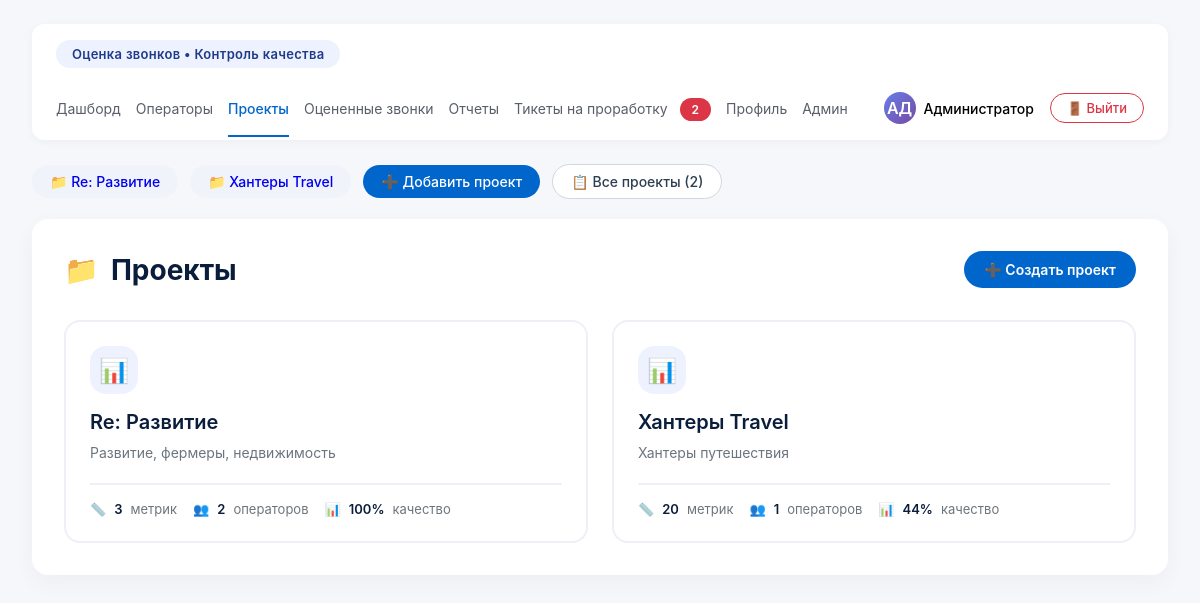
Screenshot of /projects (signed in) with the database file from the repository.
### database.py (models this page shows)
class User(Base):
    __tablename__ = "users"
    id = Column(Integer, primary_key=True)
    full_name = Column(String, nullable=False)
    login = Column(String, unique=True, nullable=False)
    password_hash = Column(String, nullable=True)
    role = Column(String, nullable=False, default=UserRole.CONTROLLER.value)
    email = Column(String, nullable=True)
    avatar_letters = Column(String(2), nullable=True)
    is_active = Column(Boolean, default=True)
    created_at = Column(DateTime, default=datetime.utcnow)
    evaluations_given = relationship("Evaluation", back_populates="evaluator")
    managed_projects = relationship("Project", secondary="project_managers", back_populates="managers")
    manager_links = relationship("ProjectManager", back_populates="user", overlaps="managed_projects,managers")

class Project(Base):
    __tablename__ = "projects"
    id = Column(Integer, primary_key=True)
    name = Column(String, unique=True, nullable=False)
    description = Column(String, nullable=True)
    is_active = Column(Boolean, default=True)
    created_at = Column(DateTime, default=datetime.utcnow)
    operators = relationship("Operator", back_populates="project")
    metric_blocks = relationship("MetricBlock", back_populates="project", cascade="all, delete-orphan")
    managers = relationship("User", secondary="project_managers", back_populates="managed_projects")
    topics = relationship("Topic", back_populates="project", cascade="all, delete-orphan")
    manager_links = relationship("ProjectManager", back_populates="project", overlaps="managers,managed_projects")

### main.py (the view)
@app.get("/projects", response_class=HTMLResponse)
async def projects_page(
    request: Request,
    current_user: User = Depends(get_current_user),
    db: Session = Depends(get_db)
):
    projects = db.query(Project).filter(Project.is_active == True).all()
    projects_with_stats = []
    for project in projects:
        metrics = db.query(Metric).join(MetricBlock).filter(
            MetricBlock.project_id == project.id,
            Metric.is_active == True,
            MetricBlock.is_active == True
        ).count()
        operators_count = db.query(Operator).filter(
            Operator.project_id == project.id,
            Operator.is_active == True
        ).count()
        stats = get_project_stats(project.id, period_days=30)
        projects_with_stats.append({
            "id": project.id,
            "name": project.name,
            "description": project.description,
            "metrics_count": metrics,
            "operators_count": operators_count,
            "avg_quality": stats['avg_quality'] if stats else 0,
            "evaluations_count": stats['evaluations_count'] if stats else 0
        })
    tickets_count = get_active_tickets_count(db)
    return templates.TemplateResponse(
        "projects.html",
        {
            "request": request,
            "user": current_user,
            "projects": projects_with_stats,
            "tickets_count": tickets_count,
            "date": date
        }
    )

### templates/projects.html (shortened to what this page needs)
<!DOCTYPE html>
<html lang="ru">
<head>
</head>
<body>
    <div class="top-nav">
        <div class="project-badge">Оценка звонков • Контроль качества</div>
        <div class="nav-links">
            <a href="/" class="nav-item {% if request.url.path == '/' %}active{% endif %}">Дашборд</a>
            <a href="/operators" class="nav-item {% if request.url.path == '/operators' %}active{% endif %}">Операторы</a>
            <a href="/projects" class="nav-item {% if request.url.path == '/projects' %}active{% endif %}">Проекты</a>
            <a href="/evaluations" class="nav-item {% if request.url.path == '/evaluations' %}active{% endif %}">Оцененные звонки</a>
            <a href="/reports" class="nav-item {% if request.url.path == '/reports' %}active{% endif %}">Отчеты</a>
            <a href="/tickets" class="nav-item {% if request.url.path == '/tickets' %}active{% endif %}">
                Тикеты на проработку
                <span class="tickets-badge">{{ tickets_count|default(0) }}</span>
            </a>
            <a href="/auth/profile" class="nav-item {% if request.url.path == '/auth/profile' %}active{% endif %}">Профиль</a>
            {% if user and user.role == 'admin' %}
            <a href="/admin" class="nav-item {% if request.url.path == '/admin' %}active{% endif %}">Админ</a>
            {% endif %}
        </div>
        <div class="user-rating">
            <div class="user-info">
                <div class="user-avatar">
                    {% if user and user.avatar_letters %}
                        {{ user.avatar_letters }}
                    {% elif user and user.full_name %}
                        {{ user.full_name[:2]|upper }}
                    {% else %}
                        АД
                    {% endif %}
                </div>
                <span style="font-size: 14px; font-weight: 500;">
                    {% if user and user.full_name %}
                        {{ user.full_name.split()[0] }}
                    {% else %}
                        Админ
                    {% endif %}
                </span>
            </div>
            <button class="logout-btn" type="button" onclick="showLogoutModal()">
                🚪 Выйти
            </button>
        </div>
    </div>
    <div class="projects-strip">
        {% for project in projects %}
            <a href="/project/{{ project.id }}" class="project-tag" style="background: #f0f3fa;">
                📁 {{ project.name }}
            </a>
        {% else %}
            <span class="project-tag" style="background: #f0f3fa;">📁 Нет проектов</span>
        {% endfor %}
        {% if user and user.role == 'admin' %}
        <span class="project-tag add" onclick="openCreateProjectModal()">➕ Добавить проект</span>
        {% endif %}
        <span class="project-tag all" onclick="window.location.href='/projects'">
            📋 Все проекты ({{ projects|length }})
        </span>
    </div>
    <div class="projects-container">
        <div class="projects-header">
            <h1>
                <span>📁</span>
                Проекты
            </h1>
            {% if user and user.role == 'admin' %}
            <button class="btn btn-primary" onclick="openCreateProjectModal()">
                ➕ Создать проект
            </button>
            {% endif %}
        </div>
        {% if projects %}
        <div class="projects-grid">
            {% for project in projects %}
            <a href="/project/{{ project.id }}" class="project-card">
                <div class="project-icon">
                    📊
                </div>
                <div class="project-name">{{ project.name }}</div>
                <div class="project-description">
                    {{ project.description or 'Нет описания' }}
                </div>
                <div class="project-stats">
                    <div class="stat">
                        <span>📏</span>
                        <span class="stat-value">{{ project.metrics_count }}</span>
                        метрик
                    </div>
                    <div class="stat">
                        <span>👥</span>
                        <span class="stat-value">{{ project.operators_count }}</span>
                        операторов
                    </div>
                    <div class="stat">
                        <span>📊</span>
                        <span class="stat-value">{{ project.avg_quality|round|int }}%</span>
                        качество
                    </div>
                </div>
            </a>
            {% endfor %}
        </div>
        {% endif %}
    </div>
</body>
</html>

### templates/projects.html (style rules this page uses)
* { margin: 0; padding: 0; box-sizing: border-box; font-family: -apple-system, BlinkMacSystemFont, 'Segoe UI', Roboto, Oxygen, Ubuntu, sans-serif; }
body { background-color: #f5f7fb; padding: 24px 32px; }
.top-nav { background: white; border-radius: 12px; padding: 16px 24px; margin-bottom: 24px; box-shadow: 0 2px 8px rgba(0,0,0,0.04); display: flex; flex-wrap: wrap; align-items: center; gap: 24px; }
.project-badge { background: #eef2ff; color: #1e3a8a; padding: 6px 16px; border-radius: 30px; font-size: 13px; font-weight: 600; letter-spacing: 0.3px; }
.nav-links { display: flex; gap: 20px; color: #5a5e6a; font-size: 14px; flex-wrap: wrap; }
.nav-item { cursor: pointer; text-decoration: none; color: #5a5e6a; white-space: nowrap; }
.nav-item.active { color: #0066cc; font-weight: 500; position: relative; }
.nav-item.active:after { content: ''; position: absolute; bottom: -20px; left: 0; right: 0; height: 2px; background: #0066cc; }
.tickets-badge { background: #dc3545; color: white; padding: 4px 12px; border-radius: 30px; font-size: 12px; font-weight: 600; margin-left: 8px; }
.user-rating { margin-left: auto; display: flex; align-items: center; gap: 16px; }
.user-info { display: flex; align-items: center; gap: 8px; }
.user-avatar { width: 32px; height: 32px; background: linear-gradient(135deg, #667eea 0%, #764ba2 100%); border-radius: 50%; display: flex; align-items: center; justify-content: center; font-weight: 600; color: white; }
.logout-btn { background: transparent; border: 1px solid #dc3545; color: #dc3545; padding: 6px 16px; border-radius: 30px; font-size: 13px; font-weight: 500; cursor: pointer; transition: all 0.2s; text-decoration: none; display: inline-flex; align-items: center; gap: 6px; }
.projects-strip { display: flex; gap: 12px; margin-bottom: 20px; flex-wrap: wrap; align-items: center; }
.project-tag { padding: 8px 18px; border-radius: 30px; font-size: 14px; font-weight: 500; cursor: default; text-decoration: none; }
.project-tag.add { background: #0066cc; color: white; cursor: pointer; }
.project-tag.all { background: #ffffff; color: #2c3e50; border: 1px solid #d0d7de; cursor: pointer; }
.projects-container { background: white; border-radius: 16px; padding: 32px; box-shadow: 0 8px 24px rgba(0,0,0,0.04); }
.projects-header { display: flex; justify-content: space-between; align-items: center; margin-bottom: 32px; }
.projects-header h1 { font-size: 28px; color: #0a1e3c; display: flex; align-items: center; gap: 12px; }
.btn { padding: 10px 20px; border-radius: 30px; font-size: 14px; font-weight: 600; cursor: pointer; border: none; transition: all 0.2s; text-decoration: none; display: inline-block; }
.btn-primary { background: #0066cc; color: white; }
.projects-grid { display: grid; grid-template-columns: repeat(auto-fill, minmax(350px, 1fr)); gap: 24px; }
.project-card { background: white; border: 2px solid #edf0f5; border-radius: 16px; padding: 24px; transition: all 0.2s; text-decoration: none; display: block; }
.project-icon { width: 48px; height: 48px; background: #eef2ff; border-radius: 16px; display: flex; align-items: center; justify-content: center; color: #0066cc; font-size: 24px; margin-bottom: 16px; }
.project-name { font-size: 20px; font-weight: 600; color: #0a1e3c; margin-bottom: 8px; }
.project-description { color: #6c757d; font-size: 14px; margin-bottom: 20px; line-height: 1.5; }
.project-stats { display: flex; gap: 16px; padding-top: 16px; border-top: 2px solid #edf0f5; }
.stat { display: flex; align-items: center; gap: 8px; color: #6c757d; font-size: 13px; }
.stat-value { font-weight: 600; color: #0a1e3c; }
@media (max-width: 1200px) { .nav-links { gap: 15px; } }

### rows the page displays
User: avatar_letters "АД", full_name "Администратор"
Project: name "Re: Развитие", description "Развитие, фермеры, недвижимость", metrics_count "3", operators_count "2", avg_quality "100"
Project: name "Хантеры Travel", description "Хантеры путешествия", metrics_count "20", operators_count "1", avg_quality "44"

### other values shown
{{ tickets_count|default(0) }} "2"
{{ projects|length }} "2"
